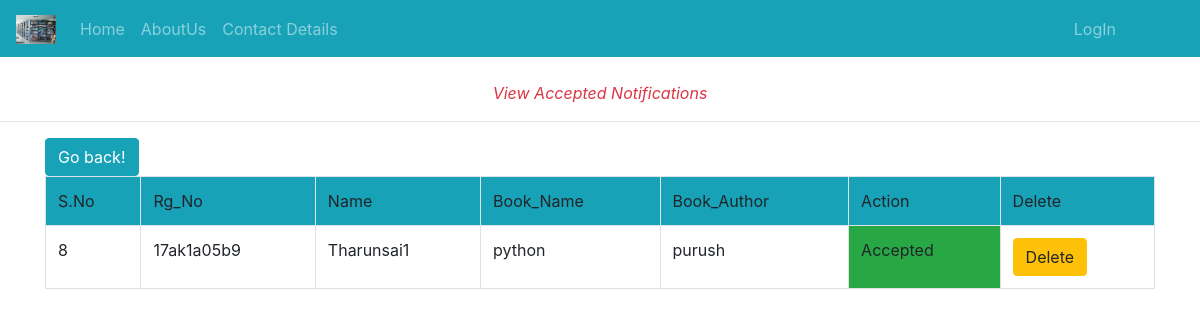
Page /accepting/ on the earlier database version.
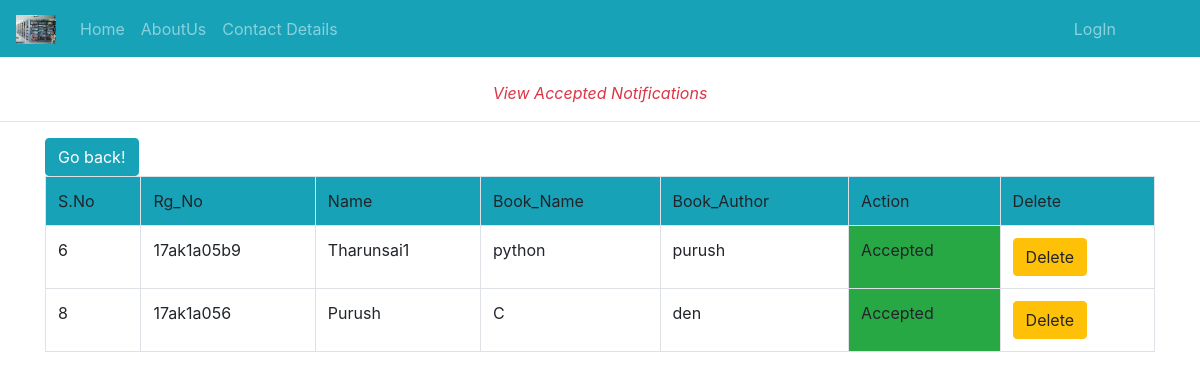
Same page on the later database version.
### Library_App/models.py (models this page shows)
class st_admin_data(models.Model):
	Rg_No=models.CharField(max_length=120)
	Branch=models.CharField(max_length=120)
	Name=models.CharField(max_length=120)
	issue_status=models.IntegerField(default=0)
	Book_name=models.CharField(max_length=120)
	Book_author=models.CharField(max_length=120)
	Book_count=models.IntegerField(default=0)
	Issue_date=models.DateField(blank=True,null=True)
	Expire_date=models.DateField(blank=True,null=True)
	Return_Date=models.DateField(blank=True,null=True)
	Fine=models.IntegerField(default=0)
	uid=models.ForeignKey(User,on_delete=models.CASCADE)

### Library_App/views.py (the view)
# urls.py: path('accepting/',views.accepting,name="accepting"),
def accepting(req):
	pending2=st_admin_data.objects.all()
	data=Books_Avail.objects.filter()
	return render(req,'html/noti_acceptingdata.html',{'p':pending2})

### Library_App/templates/html/noti_acceptingdata.html (shortened to what this page needs)
{% extends 'html/base.html' %}
{% load static %}
{% block content %}
<div class="text-center text-danger">
	<br>
	<span><i>View Accepted Notifications</i></span>
</div>
<hr>
<div class="container">
	<table class="table table-bordered">
		<input type="button" value="Go back!" onclick="history.back()" class="btn btn-info">
		<tr class="bg bg-info">
			<td>S.No</td>
			<td>Rg_No</td>
			<td>Name</td>
			<td>Book_Name</td>
			<td>Book_Author</td>
			<td>Action</td>
			<td>Delete</td>
		</tr>
		{% for i in p %}
		{% if i.issue_status is 1 %}
		<tr>
			<td>{{forloop.counter}}</td>
			<td>{{i.Rg_No}}</td>
			<td>{{i.Name}}</td>
			<td>{{i.Book_name}}</td>
			<td>{{i.Book_author}}</td>
			{% if i.issue_status is 1 %}
			<td class="bg-success">Accepted</td>
			{% endif %}
			<td><a class="confirm-delete btn btn-warning" href="{% url 'datadelete' i.id %}">Delete</a></td>
		</tr>
		{% endif %}
		{% endfor %}
	</table>
</div>
{% endblock %}

Differences in the rows shown:
added st_admin_data: Rg_No "17ak1a056", Name "Purush", Book_name "C", Book_author "den", issue_status "Accepted"
